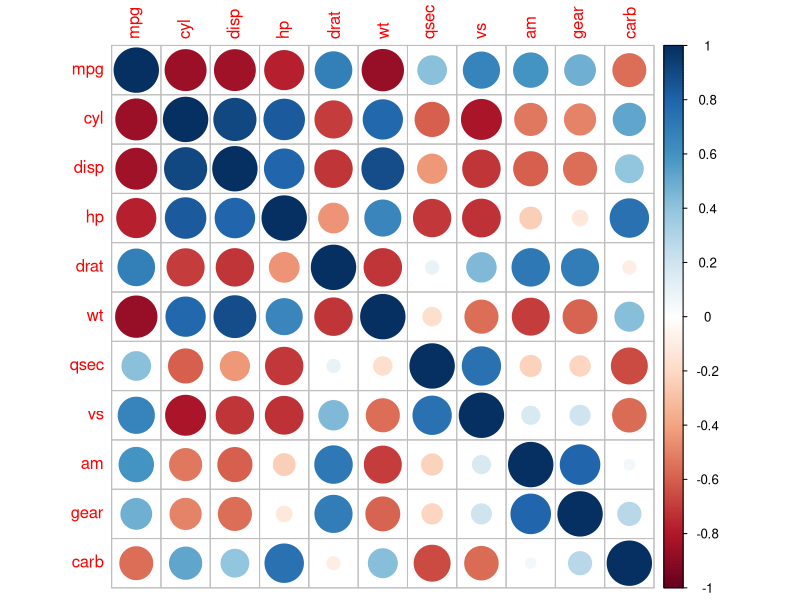
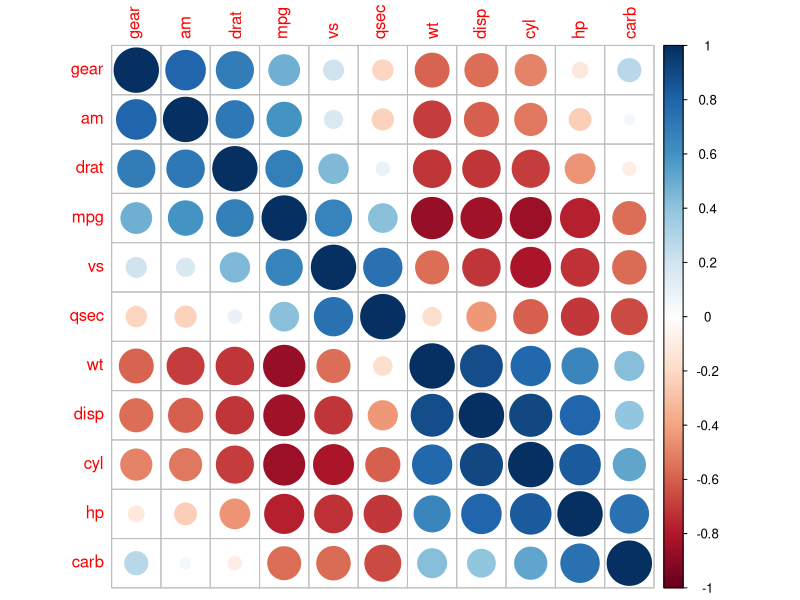
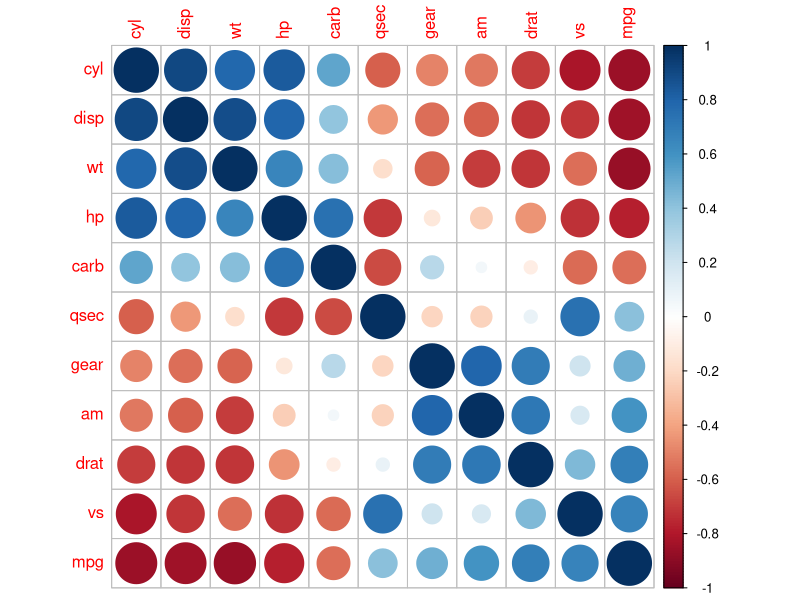
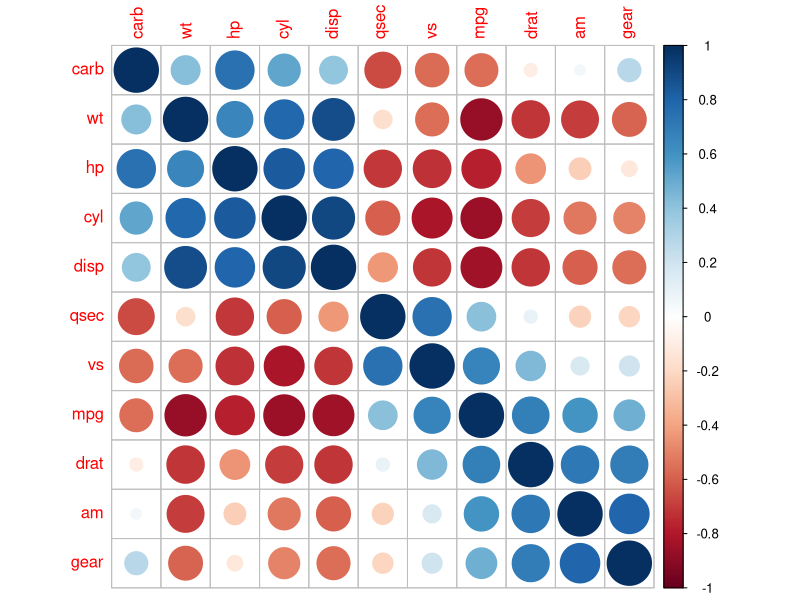
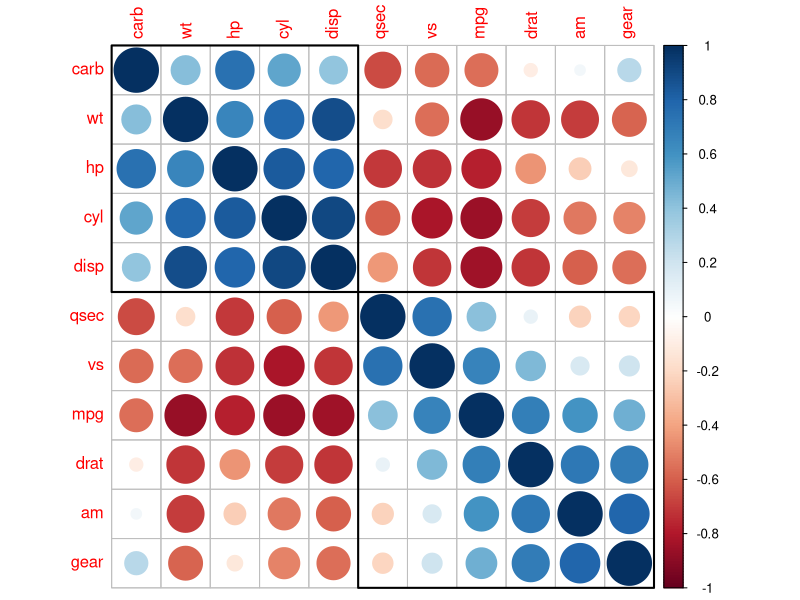
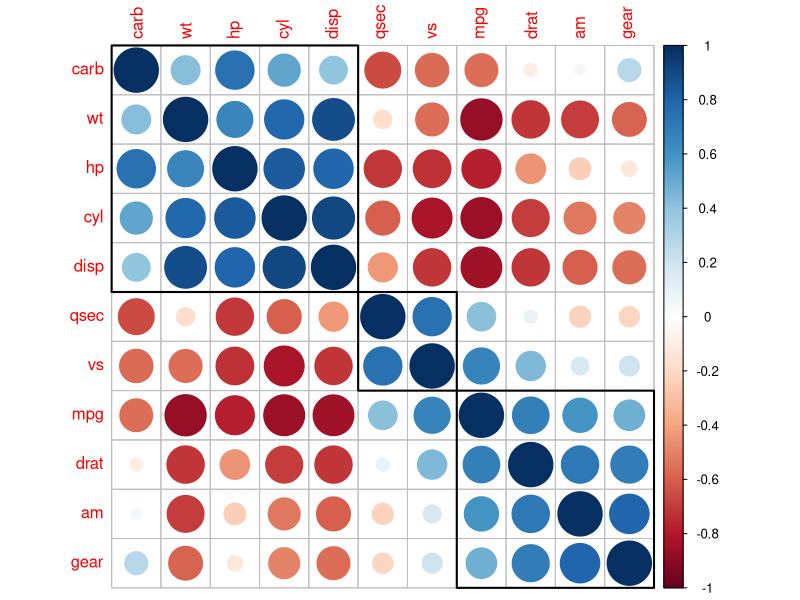
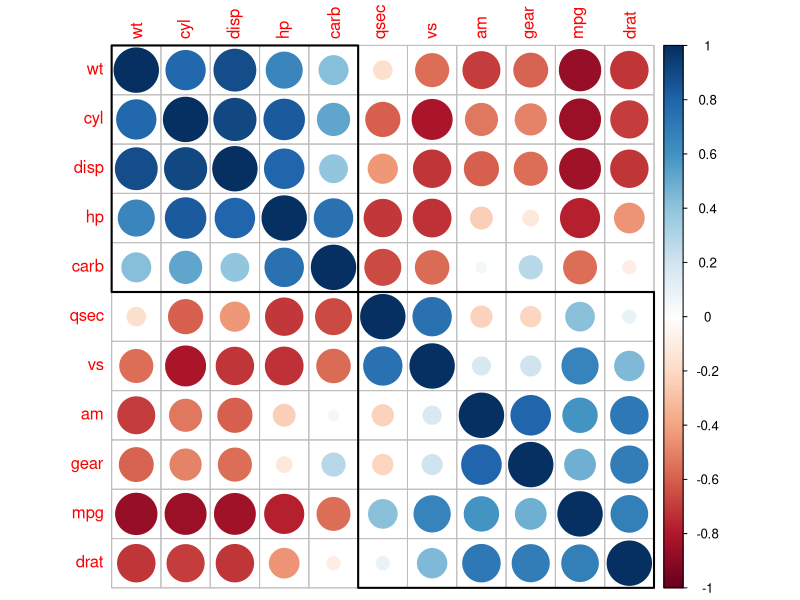

These charts were generated, in order, by the following R code:
library(corrplot)


### Name: corrMatOrder
### Title: Reorder a correlation matrix.
### Aliases: corrMatOrder
### Keywords: hplot

### ** Examples

M <- cor(mtcars)

(order.AOE <- corrMatOrder(M, order = "AOE"))
(order.FPC <- corrMatOrder(M, order = "FPC"))
(order.hc <- corrMatOrder(M, order = "hclust"))
(order.hc2 <- corrMatOrder(M, order = "hclust", hclust.method = "ward"))

M.AOE <- M[order.AOE,order.AOE]
M.FPC <- M[order.FPC,order.FPC]
M.hc  <- M[order.hc, order.hc]
M.hc2 <- M[order.hc2,order.hc2]



par(ask = TRUE)
corrplot(M)
corrplot(M.AOE)
corrplot(M.FPC)
corrplot(M.hc)

corrplot(M.hc)
corrRect.hclust(corr = M.hc, k = 2)

corrplot(M.hc)
corrRect.hclust(corr = M.hc, k = 3)

corrplot(M.hc2)
corrRect.hclust(M.hc2, k = 2, method = "ward")
